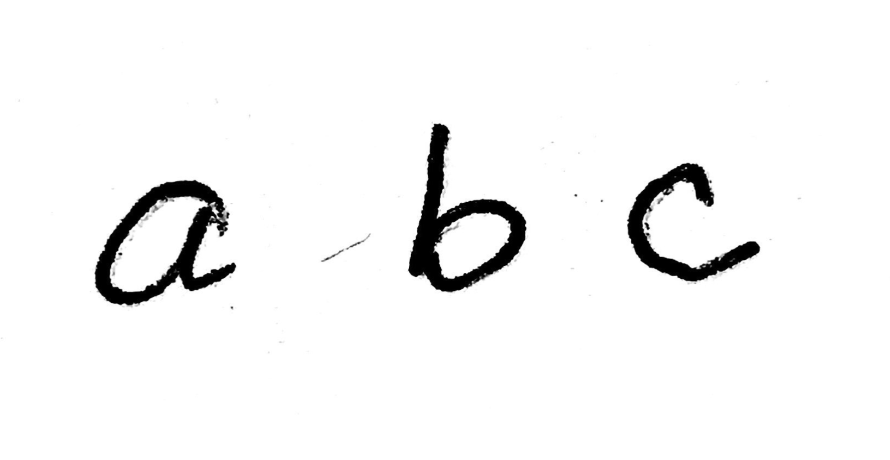
#> input picture abc copy.png, 1780 x 920 px (shown at 1/2 size)
$ python -i imageToBoard.py   (imports and definitions only)   (older library calls are emulated)
#> lines starting #> are read from the running program, lines starting #| are printed output that depends on the picture; after the words box and inside, x2 and y2 are one past the last pixel; in counts of white or black regions, pixels touching at a corner belong together
#This file converts the images into a 2D list of numbers that the neural network can read from

#pandas, numpy, and matplotlib all came with anacoda, which I downloaded
# from here: https://docs.anaconda.com/anaconda/install/

#I taught myself pandas from:
#https://www.learndatasci.com/tutorials/python-pandas-tutorial-complete-introduction-for-beginners/
#The rest of the pandas information that I learned is from: https://pandas.pydata.org/pandas-docs/stable/reference/api/pandas.DataFrame.plot.html
#I taught myself matplotlib from: https://matplotlib.org/users/pyplot_tutorial.html
#the rest of the matplotlib information is from: https://matplotlib.org/tutorials/index.html#introductory
#I taught myself numpy from: https://docs.scipy.org/doc/numpy/user/quickstart.html
#the rest of the numpy information is from: https://docs.scipy.org/doc/numpy/reference/

#PIL installation instructions from here: http://www.cs.cmu.edu/~112/notes/notes-animations-part2.html#spritesheetsWithCropping
#I taught myself basic PIL from here: https://pillow.readthedocs.io/en/stable/handbook/tutorial.html
from PIL import Image
import numpy as np
import pandas as pd
import matplotlib as mpl
import matplotlib.pyplot as plt
import os

def makeGrey(fileName):
    #Making images RGB from RGBA: https://stackoverflow.com/questions/9166400/convert-rgba-png-to-rgb-with-pil
    img = Image.open(fileName)
    img.load() # required for img.split()
    imgRGB = Image.new("RGB", img.size, (255, 255, 255))
    imgRGB.paste(img, mask=img.split()[3]) # 3 is the alpha channel
    rgbName = fileName[:-4]+'RGB.png'
    #Saving Images: https://pillow.readthedocs.io/en/3.1.x/reference/Image.html
    imgRGB.save(rgbName, format = None, quality=80)
    #Reading Images with matplotlib: https://matplotlib.org/api/_as_gen/matplotlib.pyplot.imread.html
    img = mpl.image.imread(rgbName)
    os.remove(rgbName)
    #https://kite.com/python/answers/how-to-convert-an-image-from-rgb-to-grayscale-in-python
    rgbWeights = [0.2989, 0.5870, 0.1140]
    grey = np.dot(img[...,:3], rgbWeights)
    return grey

#this makes the image into a 2d Array of 1s and 0s where 1 is a white space
# and 0 is a black (written in) space
def makeBinary(fileName):
#> called with fileName = '../abc copy.png'
    pic = np.array(Image.open(fileName), np.int)
    binPic = []
    for row in pic:
        ncol = []
        for col in row:
            if col[0] >= 100:
                ncol.append(1)
            else:
                ncol.append(0)
        binPic.append(ncol)
#> after the loop, binPic = 920 items
    return np.array(binPic)
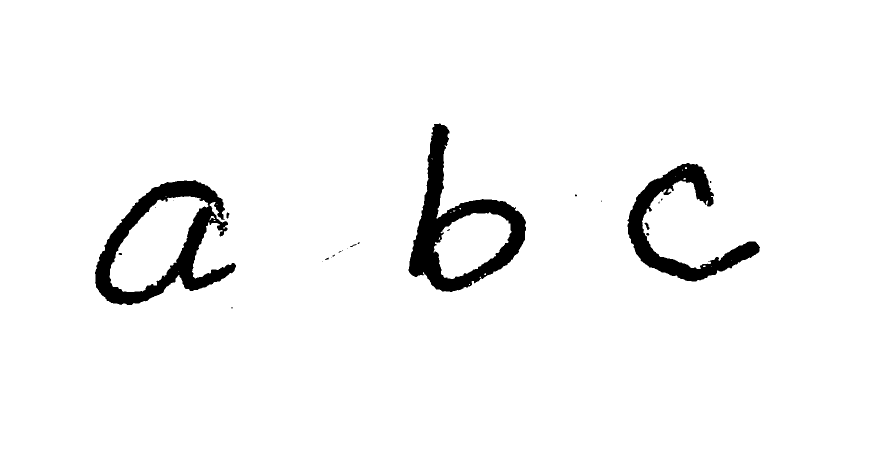
#> returned value: shape (920, 1780) int64 (shown at 1/2 size); values 0 (black) and 1 (white), 96.2% white; 25 black regions (17 under 20 px), largest, box (x1, y1, x2, y2) and area: (817, 247, 1052, 584) 23022, (190, 360, 472, 610) 22185, (1255, 326, 1520, 563) 16137
#> in makeGrey, img is the input picture: PIL image 1780x920 RGBA; mean R, G, B, A 245.1, 245.1, 245.1, 255
#> in makeGrey, `imgRGB = Image.new("RGB", img.size, (255, 255, 255))`: imgRGB: PIL image 1780x920 RGB; every value is 255

#gets rid of the empty rows above the letter(s)
def getRidOfEmptyStartRows(binPic, greyPic):
    i=0
    while i < binPic.shape[0]:
        if 0 in binPic[i]:
            return binPic[i:], greyPic[i:]
        i+=1
#> after the loop, i = 247
    return np.array([]), np.array([])

#gets rid of the empty cols to the left of the letter(s)
def getRidOfEmptyStartCols(binLine, greyLine):
    temp = binLine
    binLine = pd.DataFrame(binLine)
    greyLine = pd.DataFrame(greyLine)
    i = 0
    for j in range(temp.shape[1]):
        binCol = temp[:,j]
        if 0 in binCol:
            binRest = np.array(binLine.drop(binLine.columns[range(i)],axis=1))
            greyRest = np.array(greyLine.drop(greyLine.columns[range(i)],axis=1))
            return binRest, greyRest
        i+=1
    return np.array([]), np.array([])

#resizes the array from user to match the dimentions of the training data
# used for the neural network
def resize (letter, isBin):
     #this is adding back the white space around each letter to make it an even square
    if letter.shape[0] > letter.shape[1]:
        addToLeft = (letter.shape[0] - letter.shape[1])//2
        if (isBin):
            left = np.ones((addToLeft, letter.shape[0]), dtype=int)
        else:
            left = np.full((addToLeft, letter.shape[0]), 0.9998999999999999, dtype=float)
            #I chose this number to fill the array with because it was the closest to 1 that was not 1
        letter = np.concatenate((left.T, letter), axis=1)
        addToRight = letter.shape[0] - letter.shape[1]
        if (isBin):
            right = np.ones((addToRight, letter.shape[0]), dtype=int)
        else:
            right = np.full((addToRight, letter.shape[0]), 0.9998999999999999, dtype=float)
        letter = np.concatenate((letter, right.T), axis=1)
    elif letter.shape[0] < letter.shape[1]:
        addToTop = (letter.shape[1] - letter.shape[0])//2
        if (isBin):
            top = np.ones((addToTop, letter.shape[1]), dtype=int)
        else:
            top = np.full((addToTop, letter.shape[1]), 0.9998999999999999, dtype=float)
        letter = np.concatenate((top, letter), axis=0)
        addToBottom = letter.shape[1] - letter.shape[0]
        if (isBin):
            bottom = np.ones((addToBottom, letter.shape[1]), dtype=int)
        else:
            bottom = np.full((addToBottom, letter.shape[1]), 0.9998999999999999, dtype=float)
        letter = np.concatenate((letter, bottom), axis=0)
    return letter

#returns an array of the arrays of indivisual lines when given the array of a
# whole image of text
def getLines(binPic, binLines, greyPic, greyLines):
    if binPic.size != 0:
        binPic, greyPic = getRidOfEmptyStartRows(binPic, greyPic)
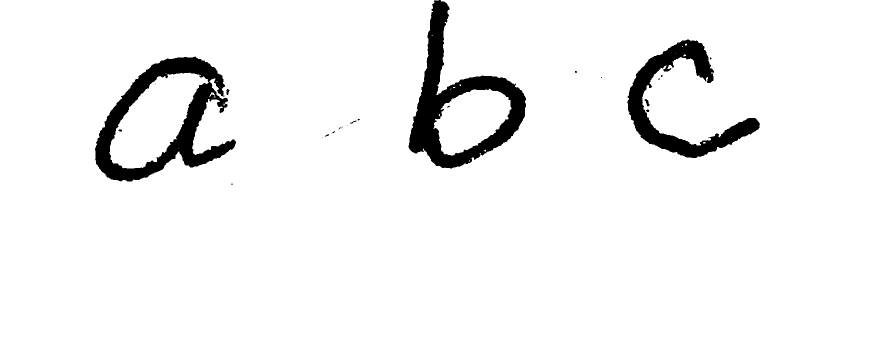
#> binPic: shape (673, 1780) int64 (shown at 1/2 size); values 0 (black) and 1 (white), 94.9% white; 25 black regions (17 under 20 px), largest, box (x1, y1, x2, y2) and area: (817, 0, 1052, 337) 23022, (190, 113, 472, 363) 22185, (1255, 79, 1520, 316) 16137
        i = 0
        for row in binPic:
            if 0 not in row:
                binLine = binPic[:i]
                greyLine = greyPic[:i]
                if binLine.shape[0] >= 20:
                    binLines.append(binLine)
                    greyLines.append(greyLine)
                restOfBinLines = binPic[i:]
                restOfGreyLines = greyPic[i:]
                return getLines(restOfBinLines, binLines, restOfGreyLines, greyLines)
            i+=1
#> after the loop, binLines = 1 item; greyLines = 1 item; i = 363
    return np.array(binLines), np.array(greyLines)

#returns a list of the arrays of indivisual letter when given the array of an
# image of a line of letters
def getLettersFromLine(binLine, binLetters, greyLine, greyLetters):
    if len(binLine) == 0:
        return np.array(binLetters), np.array(greyLetters)
    else:
        binLine, greyLine = getRidOfEmptyStartCols(binLine, greyLine)
        temp = binLine
        binLine = pd.DataFrame(binLine)
        greyLine = pd.DataFrame(greyLine)
        i = 0
        for (name, col) in binLine.iteritems():
            col = np.array(col)
            if 0 not in col:
                binLetterCols = list(range(i))
                greyLetterCols = list(range(i))
                nonBinLetterCols = list(range(i, len(binLine.columns)))
                nonGreyLetterCols = list(range(i, len(greyLine.columns)))
                binLetter = np.array(binLine.drop(binLine.columns[nonBinLetterCols],axis=1))
                greyLetter = np.array(greyLine.drop(greyLine.columns[nonGreyLetterCols],axis=1))
                if binLetter.shape[1] >= 20:
                    binLetters.append(resize(binLetter, True))
                    greyLetters.append(resize(greyLetter, False))
                newBinLine = binLine.drop(binLine.columns[binLetterCols],axis=1)
                newGreyLine = greyLine.drop(greyLine.columns[greyLetterCols],axis=1)
                return getLettersFromLine(np.array(newBinLine), binLetters, np.array(newGreyLine), greyLetters)
            i+=1

#returns the letter data from an image in a 3d array (one line per row and one array per letter in the row)
# in a format that is good for the neural network to be able to predict from
def getAllLetters(fileName):
    binPic = makeBinary(fileName)
    greyPic = makeGrey(fileName)
    binLines, greyLines = getLines(binPic, [], greyPic, [])
    allBinLetters = []
    allGreyLetters = []
    for i in range(len(binLines)):
        binLet, greyLet = getLettersFromLine(binLines[i], [], greyLines[i], [])
        allBinLetters.append(binLet)
        allGreyLetters.append(greyLet)
#> this loop made 1 pass
#> pass 1, in getRidOfEmptyStartCols, `temp = binLine`:
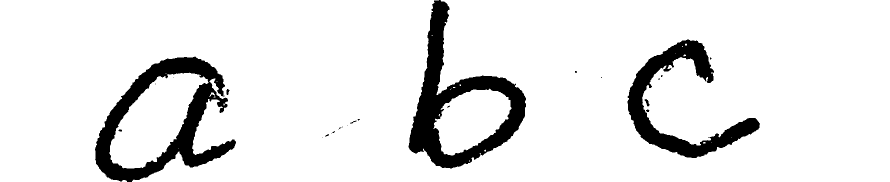
#> temp: shape (363, 1780) int64 (shown at 1/2 size); values 0 (black) and 1 (white), 90.5% white; 24 black regions (16 under 20 px), largest, box (x1, y1, x2, y2) and area: (817, 0, 1052, 337) 23022, (190, 113, 472, 363) 22185, (1255, 79, 1520, 316) 16137
#> pass 1, in getLettersFromLine, `binLine, greyLine = getRidOfEmptyStartCols(binLine, greyLine)`:
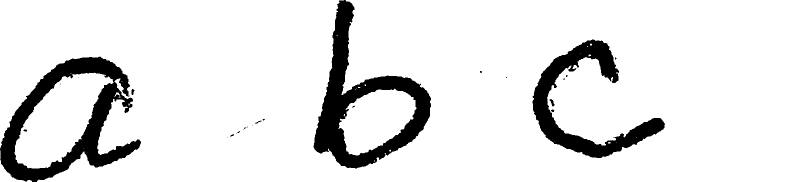
#> binLine: shape (363, 1590) int64 (shown at 1/2 size); values 0 (black) and 1 (white), 89.3% white; 24 black regions (16 under 20 px), largest, box (x1, y1, x2, y2) and area: (627, 0, 862, 337) 23022, (0, 113, 282, 363) 22185, (1065, 79, 1330, 316) 16137
#> pass 1, in resize, `letter = np.concatenate((left.T, letter), axis=1)`:
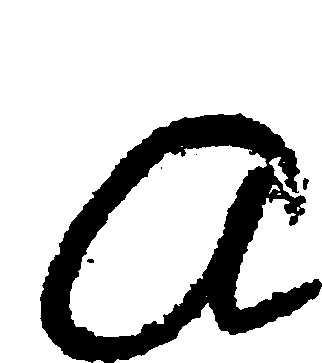
#> letter: shape (363, 322) int64; values 0 (black) and 1 (white), 81% white; 5 black regions (2 under 20 px), largest, box (x1, y1, x2, y2) and area: (40, 113, 322, 363) 22185, (303, 178, 309, 190) 50, (87, 259, 94, 263) 24
#> after the loop, allBinLetters = 1 item; allGreyLetters = 1 item
    binLets = []
    greyLets = []
    for j in range(len(allBinLetters)):
        newBinLin = []
        newGreyLin = []
        for i in range(allBinLetters[j].shape[0]):
            newBinLin.append(allBinLetters[j][i].flatten())
            newGreyLin.append(allGreyLetters[j][i])
        binLets.append(np.array(newBinLin))
        greyLets.append(newGreyLin)
#> this loop made 1 pass
#> after the loop, binLets = 1 item; greyLets = 1 item
    return greyLets

#makes all the images into a format that is close to the training data for the neural network
def forNet(fileName):
    lets = getAllLetters(fileName)
#> lets = 1 item
    lines = []
    for i in range(len(lets)):
        letters = []
        for j in range(len(lets[i])):
            img = lets[i][j]
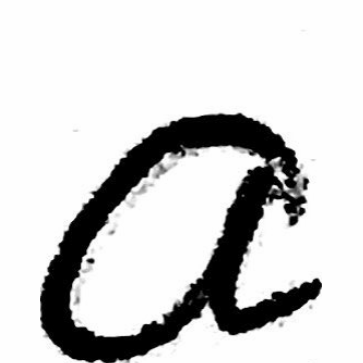
#> img: shape (363, 363) float64; min 0, max 1, mean 0.825
            #rescaling greyscale to be able to become a png:
            # https://stackoverflow.com/questions/6915106/saving-a-numpy-array-as-an-image-instructions
            grey = ((255.0/img.max())*(img-img.min())).astype(np.uint8)
#> grey: shape (363, 363)
            im = Image.fromarray(grey)
            newFileName = fileName[:-4]+ str((len(lets[i])*i) + j) + '.png'
#> newFileName = '../abc copy0.png'
            im.save(newFileName)
            img = Image.open(newFileName)
            os.remove(newFileName)
            #resizing the image to 8 by 8 (the size of the training data)
            # https://stackoverflow.com/questions/47143332/how-to-pixelate-a-square-image-to-256-big-pixels-with-python
            imgPix = img.resize((8,8),resample = Image.BILINEAR)
            pixFile = newFileName[:-4] + 'result.png'
#> pixFile = '../abc copy0result.png'
            imgPix.save(pixFile)
            img = mpl.image.imread(pixFile).flatten()
#> img = 64 values, max 1 at index 0, min 0.357 at index 52, mean 0.822
            os.remove(pixFile)
            #scaling the image to be the same as the training data (to 16)
            sub = np.ones(img.shape)
#> sub = 64 values from 1 to 1
            newImg = sub-img
#> newImg = 64 values, max 0.643 at index 52, min 0 at index 0, mean 0.178
            max = np.amax(newImg)
#> max = 0.643
            scale = 16/max
#> scale = 24.88
            letters.append(scale*newImg)
        lines.append(letters)
    return lines

>>> result = forNet('../abc copy.png')
#> result = 1 item

$ run again, on hello copy.png
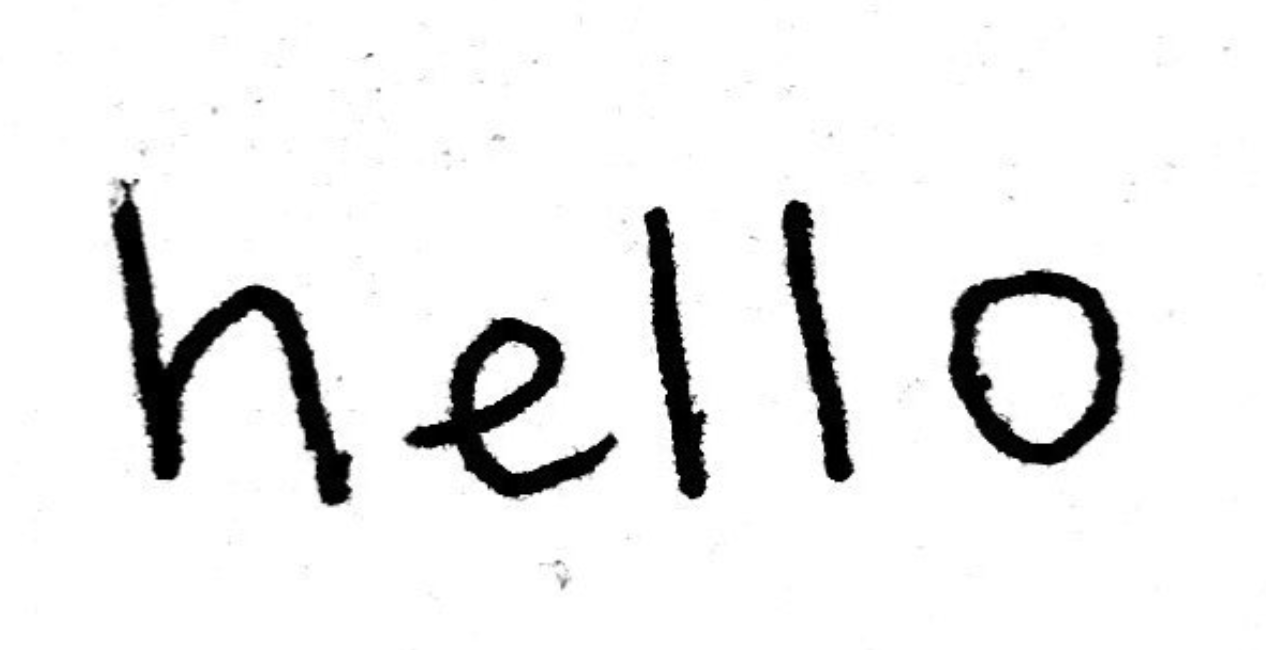
#> input picture hello copy.png, 1266 x 650 px
#> after the loop in makeBinary, `for row in pic:`: binPic = 650 items
#> in makeBinary, `return np.array(binPic)`:
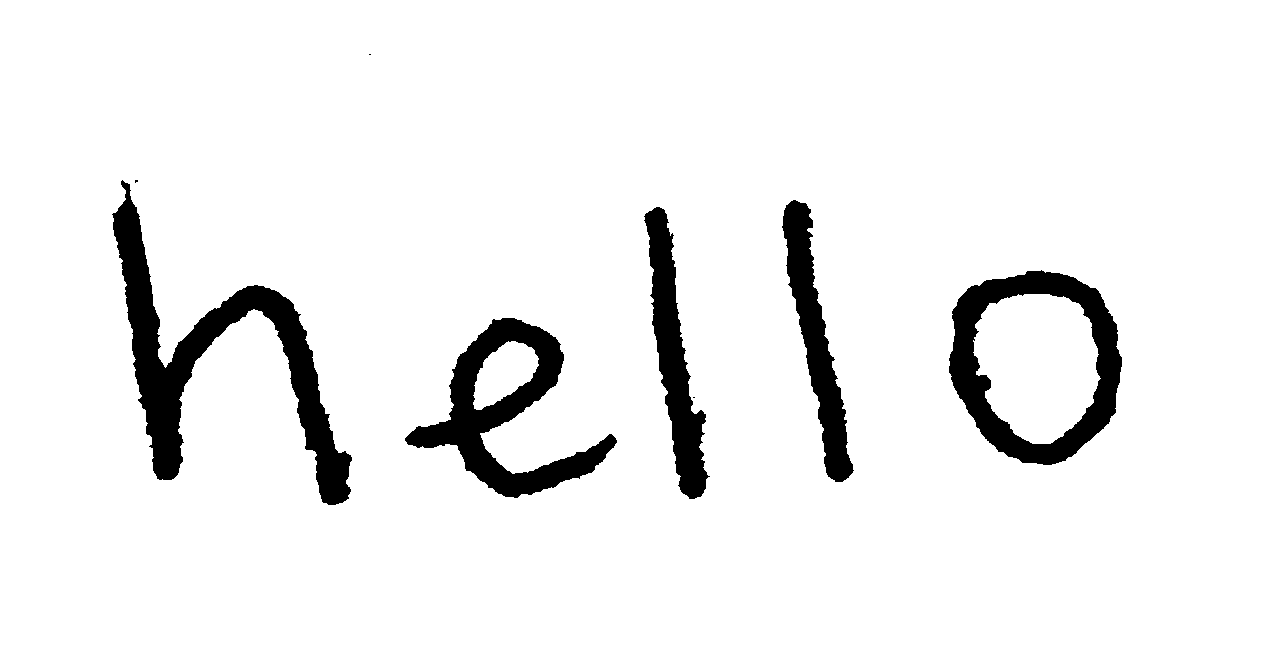
#> returned value: shape (650, 1266) int64; values 0 (black) and 1 (white), 93.3% white; 8 black regions (3 under 20 px), largest, box (x1, y1, x2, y2) and area: (112, 180, 352, 505) 17149, (949, 270, 1122, 465) 11756, (405, 318, 617, 498) 11568, (644, 207, 710, 499) 7388, (782, 200, 854, 482) 6913
#> in makeGrey, img is the input picture: PIL image 1266x650 RGBA; mean R, G, B, A 237.1, 237.1, 237.1, 255
#> after the loop in getRidOfEmptyStartRows, `while i < binPic.shape[0]:`: i = 54
#> the loop in getLines, `for row in binPic:` made 2 passes
#> i on passes 1 to 2: 1, 0
#> after the loop in getLines, `for row in binPic:`: binLines = 1 item; i = 1
#> the loop in getAllLetters, `for i in range(len(binLines)):` made 1 pass
#> after the loop in getAllLetters, `for i in range(len(binLines)):`: allBinLetters = 1 item
#> the loop in getAllLetters, `for j in range(len(allBinLetters)):` made 1 pass
#> in forNet, `img = lets[i][j]`:
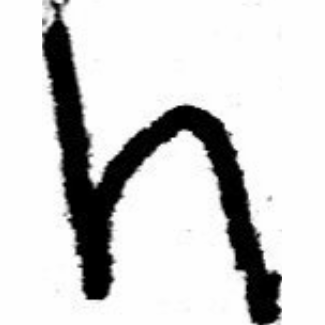
#> img: shape (325, 325) float64; min 0, max 1, mean 0.83
#> newFileName = '../hello copy0.png'
#> pixFile = '../hello copy0result.png'
#> in forNet, `img = mpl.image.imread(pixFile).flatten()`: img = 64 values, max 1 at index 3, min 0.278 at index 34, mean 0.829
#> sub = 64 values from 1 to 1
#> newImg = 64 values, max 0.722 at index 34, min 0 at index 3, mean 0.171
#> max = 0.722
#> scale = 22.17
#> result = 1 item
